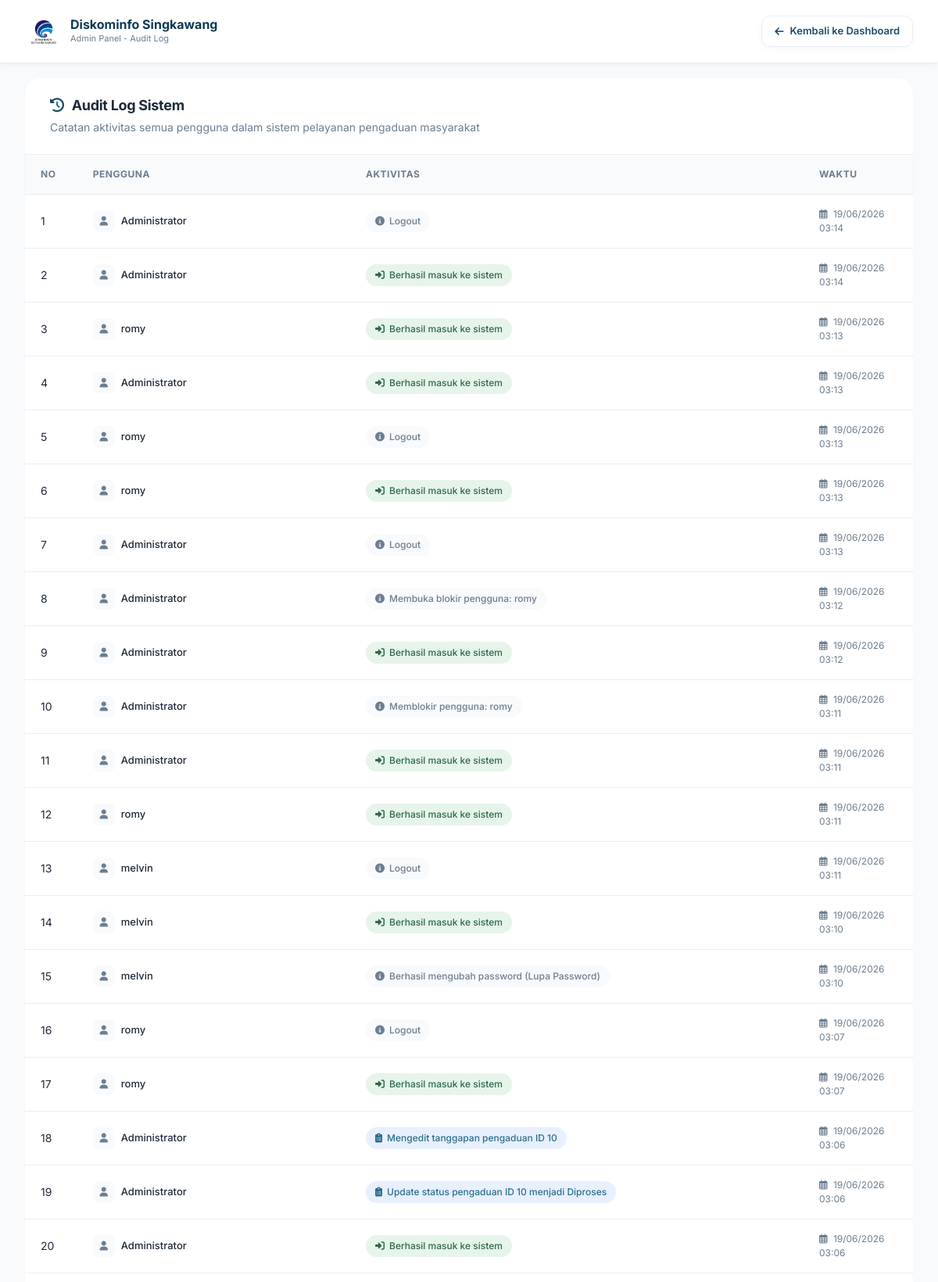
Screenshot of /audit.php (signed in, upper part) with the database file from the repository.
### tables this page shows
CREATE TABLE `audit_log` (
  `id` int NOT NULL,
  `user_id` int DEFAULT NULL,
  `aktivitas` varchar(255) DEFAULT NULL,
  `created_at` timestamp NOT NULL DEFAULT CURRENT_TIMESTAMP
);

CREATE TABLE `users` (
  `id` int NOT NULL,
  `nama` varchar(100) NOT NULL,
  `username` varchar(50) NOT NULL,
  `email` varchar(100) NOT NULL,
  `no_hp` varchar(20) DEFAULT NULL,
  `password` varchar(255) NOT NULL,
  `role` enum('admin','user') DEFAULT 'user',
  `created_at` timestamp NOT NULL DEFAULT CURRENT_TIMESTAMP,
  `status` enum('aktif','blokir') DEFAULT 'aktif'
);

### audit.php (the view, shortened to what this page needs)
<?php
include "../config.php";
$data = mysqli_query($conn,"SELECT audit_log.*, users.nama
                            FROM audit_log
                            LEFT JOIN users ON audit_log.user_id = users.id
                            ORDER BY audit_log.id DESC");
?>
<!DOCTYPE html>
<html lang="id">
<head>
    <link href="https://cdn.jsdelivr.net/npm/bootstrap@5.3.2/dist/css/bootstrap.min.css" rel="stylesheet">
    <link rel="stylesheet" href="https://cdnjs.cloudflare.com/ajax/libs/font-awesome/6.5.1/css/all.min.css">
</head>
<body>
<div class="top-nav">
    <div class="logo-area">
        <img src="../assets/logo.jpg" alt="Logo Diskominfo" class="logo-img">
        <div class="logo-text">
            <h4>Diskominfo Singkawang</h4>
            <p>Admin Panel - Audit Log</p>
        </div>
    </div>
    <a href="dashboard.php" class="back-btn">
        <i class="fas fa-arrow-left"></i> <span class="d-none d-sm-inline">Kembali ke Dashboard</span>
    </a>
</div>
<div class="container-custom">
    <div class="card">
        <div class="card-header-custom">
            <h4>
                <i class="fas fa-history" style="color: var(--primary);"></i>
                Audit Log Sistem
            </h4>
            <p>Catatan aktivitas semua pengguna dalam sistem pelayanan pengaduan masyarakat</p>
        </div>
        <div class="card-body-custom">
            <div class="table-container">
                <table class="table-custom">
                    <thead>
                        <tr>
                            <th style="width: 50px;">No</th>
                            <th>Pengguna</th>
                            <th>Aktivitas</th>
                            <th style="width: 140px;">Waktu</th>
                        </tr>
                    </thead>
                    <tbody>
                        <?php
                        $no = 1;
                        if(mysqli_num_rows($data) > 0){
                            while($row = mysqli_fetch_assoc($data)){
                                $badge_class = 'badge-default';
                                $icon = 'fa-info-circle';
                                $activity = strtolower($row['aktivitas']);
                                if(strpos($activity, 'login') !== false || strpos($activity, 'masuk') !== false) {
                                    $badge_class = 'badge-login';
                                    $icon = 'fa-sign-in-alt';
                                } elseif(strpos($activity, 'pengaduan') !== false || strpos($activity, 'tanggapan') !== false || strpos($activity, 'laporan') !== false) {
                                    $badge_class = 'badge-pengaduan';
                                    $icon = 'fa-clipboard-list';
                                } elseif(strpos($activity, 'hapus') !== false || strpos($activity, 'delete') !== false || strpos($activity, 'gagal') !== false) {
                                    $badge_class = 'badge-warning';
                                    $icon = 'fa-exclamation-triangle';
                                }
                        ?>
                        <tr>
                            <td><?= $no++ ?></td>
                            <td>
                                <div style="display: flex; align-items: center; gap: 8px;">
                                    <div style="width: 28px; height: 28px; background: var(--gray-bg); border-radius: 8px; display: flex; align-items: center; justify-content: center;">
                                        <i class="fas fa-user" style="font-size: 12px; color: var(--text-muted);"></i>
                                    </div>
                                    <span style="font-weight: 500; font-size: 13px;"><?= htmlspecialchars($row['nama'] ?? 'System / Tidak Diketahui') ?></span>
                                </div>
                            </td>
                            <td>
                                <span class="badge-activity <?= $badge_class ?>">
                                    <i class="fas <?= $icon ?>"></i>
                                    <?= htmlspecialchars($row['aktivitas']) ?>
                                </span>
                            </td>
                            <td style="color: var(--text-muted); font-size: 12px;">
                                <i class="far fa-calendar-alt" style="margin-right: 4px;"></i>
                                <?= date('d/m/Y <br>H:i', strtotime($row['created_at'])) ?>
                            </td>
                        </tr>
                        <?php }
                        } ?>
                    </tbody>
                </table>
            </div>
        </div>
    </div>
</div>
</body>
</html>

### audit.php (style rules this page uses)
:root { --primary: #1a4d6b; --primary-dark: #0e3a52; --primary-light: #2c6e8f; --success: #2d6a4f; --warning: #b8680c; --danger: #9d2a2a; --gray-bg: #f8fafc; --white: #ffffff; --text-dark: #1e2a3a; --text-muted: #6c7e8f; --border: #e9edf2; }
* { margin: 0; padding: 0; box-sizing: border-box; }
body { font-family: 'Inter', 'Segoe UI', sans-serif; background-image: url('../assets/bck.jpg'); background-size: cover; background-position: center; background-attachment: fixed; background-repeat: no-repeat; min-height: 100vh; position: relative; width: 100%; margin: 0; padding: 0; overflow-x: hidden; padding-top: 90px; }
body::before { content: ''; position: fixed; top: 0; left: 0; right: 0; bottom: 0; background: rgba(248, 250, 252, 0.94); z-index: -1; }
.top-nav { width: 100%; padding: 15px 20px; display: flex; justify-content: space-between; align-items: center; flex-wrap: wrap; gap: 12px; position: fixed; top: 0; left: 0; right: 0; z-index: 999; background: rgba(255, 255, 255, 0.95); backdrop-filter: blur(8px); border-bottom: 1px solid var(--border); box-shadow: 0 2px 8px rgba(13,46,94,0.05); }
@media (min-width: 768px) { .top-nav { padding: 16px 32px; flex-wrap: nowrap; } }
@media (min-width: 768px) { body { padding-top: 100px; } }
.logo-area { display: flex; align-items: center; gap: 10px; flex: 1; min-width: 200px; }
.logo-img { height: 42px; width: auto; }
@media (min-width: 768px) { .logo-img { height: 48px; } }
.logo-text h4 { font-size: 15px; font-weight: 700; color: var(--primary-dark); margin: 0; line-height: 1.2; }
@media (min-width: 768px) { .logo-text h4 { font-size: 16px; } }
.logo-text p { font-size: 11px; color: var(--text-muted); margin: 0; }
.back-btn { background: var(--white); border: 1.5px solid var(--border); color: var(--primary); padding: 9px 16px; border-radius: 12px; text-decoration: none; font-weight: 600; font-size: 13px; display: inline-flex; align-items: center; gap: 8px; box-shadow: 0 2px 8px rgba(0,0,0,0.04); transition: all 0.2s; white-space: nowrap; }
.container-custom { width: 100%; max-width: 100%; margin: 0; padding: 0 15px 20px 15px; }
@media (min-width: 768px) { .container-custom { padding: 0 32px 32px 32px; } }
.card { background: var(--white); border: none; border-radius: 16px; box-shadow: 0 1px 3px rgba(0, 0, 0, 0.04); transition: all 0.3s; overflow: hidden; width: 100%; margin-bottom: 20px; }
@media (min-width: 768px) { .card { border-radius: 20px; margin-bottom: 28px; } }
.card-header-custom { padding: 16px 20px; border-bottom: 1px solid var(--border); background: var(--white); }
@media (min-width: 768px) { .card-header-custom { padding: 24px 32px; } }
.card-header-custom h4 { font-weight: 700; font-size: 16px; color: var(--text-dark); margin: 0; letter-spacing: -0.3px; display: flex; align-items: center; gap: 10px; }
@media (min-width: 768px) { .card-header-custom h4 { font-size: 18px; } }
.card-header-custom p { color: var(--text-muted); font-size: 13px; margin-top: 6px; margin-bottom: 0; }
@media (min-width: 768px) { .card-header-custom p { font-size: 14px; } }
.card-body-custom { padding: 0; width: 100%; }
.table-container { overflow-x: auto; width: 100%; -webkit-overflow-scrolling: touch; }
.table-custom { width: 100%; border-collapse: separate; border-spacing: 0; min-width: 700px; }
.table-custom thead th { background: var(--gray-bg); padding: 12px 10px; font-size: 11px; font-weight: 700; text-transform: uppercase; letter-spacing: 0.5px; color: var(--text-muted); border-bottom: 1px solid var(--border); white-space: nowrap; }
@media (min-width: 768px) { .table-custom thead th { padding: 16px 20px; font-size: 12px; } }
.table-custom tbody td { padding: 12px 10px; font-size: 13px; color: var(--text-dark); border-bottom: 1px solid var(--border); vertical-align: middle; - }
@media (min-width: 768px) { .table-custom tbody td { padding: 16px 20px; font-size: 14px; } }
.badge-activity { display: inline-flex; align-items: center; gap: 6px; padding: 5px 10px; border-radius: 40px; font-size: 11px; font-weight: 500; white-space: nowrap; }
@media (min-width: 768px) { .badge-activity { padding: 5px 12px; font-size: 12px; } }
.badge-login { background: #e6f4ea; color: var(--success); }
.badge-pengaduan { background: #e8f0fe; color: var(--primary-light); }
.badge-default { background: var(--gray-bg); color: var(--text-muted); }

### rows the page displays
audit_log: user.nama "Administrator", aktivitas "Logout", created_at "19/06/2026 03:14"
audit_log: user.nama "Administrator", aktivitas "Berhasil masuk ke sistem", created_at "19/06/2026 03:14"
audit_log: user.nama "romy", aktivitas "Berhasil masuk ke sistem", created_at "19/06/2026 03:13"
audit_log: user.nama "Administrator", aktivitas "Berhasil masuk ke sistem", created_at "19/06/2026 03:13"
audit_log: user.nama "romy", aktivitas "Logout", created_at "19/06/2026 03:13"
audit_log: user.nama "romy", aktivitas "Berhasil masuk ke sistem", created_at "19/06/2026 03:13"
audit_log: user.nama "Administrator", aktivitas "Logout", created_at "19/06/2026 03:13"
audit_log: user.nama "Administrator", aktivitas "Membuka blokir pengguna: romy", created_at "19/06/2026 03:12"
audit_log: user.nama "Administrator", aktivitas "Berhasil masuk ke sistem", created_at "19/06/2026 03:12"
audit_log: user.nama "Administrator", aktivitas "Memblokir pengguna: romy", created_at "19/06/2026 03:11"
audit_log: user.nama "Administrator", aktivitas "Berhasil masuk ke sistem", created_at "19/06/2026 03:11"
audit_log: user.nama "romy", aktivitas "Berhasil masuk ke sistem", created_at "19/06/2026 03:11"
audit_log: user.nama "melvin", aktivitas "Logout", created_at "19/06/2026 03:11"
audit_log: user.nama "melvin", aktivitas "Berhasil masuk ke sistem", created_at "19/06/2026 03:10"
audit_log: user.nama "melvin", aktivitas "Berhasil mengubah password (Lupa Password)", created_at "19/06/2026 03:10"
audit_log: user.nama "romy", aktivitas "Logout", created_at "19/06/2026 03:07"
audit_log: user.nama "romy", aktivitas "Berhasil masuk ke sistem", created_at "19/06/2026 03:07"
audit_log: user.nama "Administrator", aktivitas "Mengedit tanggapan pengaduan ID 10", created_at "19/06/2026 03:06"
audit_log: user.nama "Administrator", aktivitas "Update status pengaduan ID 10 menjadi Diproses", created_at "19/06/2026 03:06"
audit_log: user.nama "Administrator", aktivitas "Berhasil masuk ke sistem", created_at "19/06/2026 03:06"
